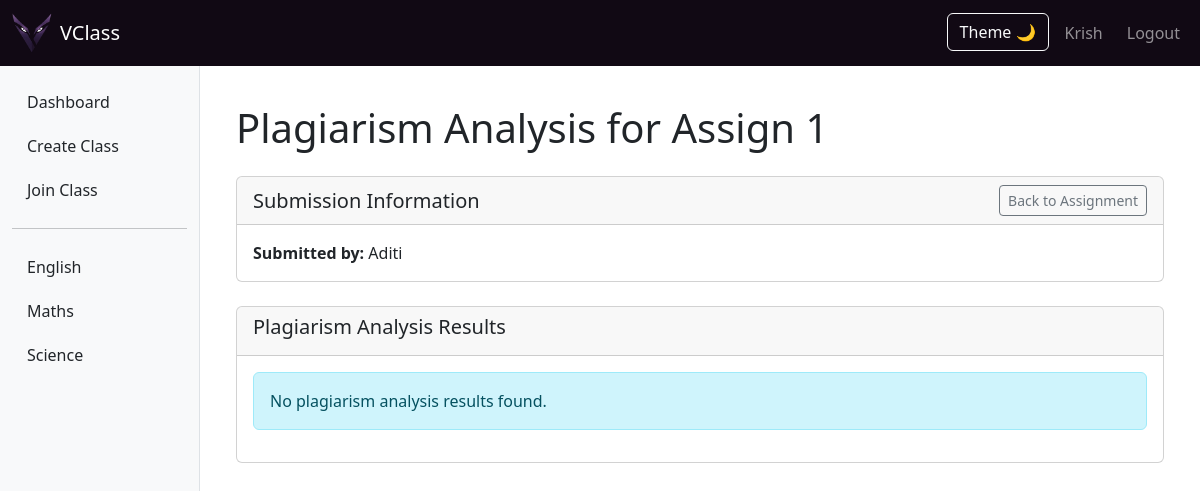
The app's page /submission/5/plagiarism (signed in) with its own data.
### app.py (models this page shows)
class Class(db.Model):
    id = db.Column(db.Integer, primary_key=True)
    title = db.Column(db.String(100), nullable=False)
    code = db.Column(db.String(10), nullable=False, unique=True)
    creator_id = db.Column(db.Integer, db.ForeignKey('user.id'), nullable=False)

class Assignment(db.Model):
    id = db.Column(db.Integer, primary_key=True)
    class_id = db.Column(db.Integer, db.ForeignKey('class.id'), nullable=False)
    title = db.Column(db.String(100), nullable=False)
    description = db.Column(db.Text, nullable=False)
    attachment = db.Column(db.String(200))
    due_date = db.Column(db.DateTime)
    created_at = db.Column(db.DateTime, default=datetime.utcnow)
    ideal_answer_attachment = db.Column(db.String(200), nullable=True)
    ideal_answer_text = db.Column(db.Text, nullable=True)
    ideal_answer_visible = db.Column(db.Boolean, default=False)

class User(db.Model):
    id = db.Column(db.Integer, primary_key=True)
    username = db.Column(db.String(80), unique=True, nullable=False)
    password = db.Column(db.String(200), nullable=False)
    mail=db.Column(db.String(100), unique=True, nullable=True)
    created_at = db.Column(db.DateTime, default=datetime.utcnow)

### app.py (the view, shortened to what this page needs)
@app.route('/submission/<int:submission_id>/plagiarism')
def view_plagiarism_results(submission_id):
    if 'user_id' not in session:
        return redirect(url_for('login'))
    submission = Submission.query.get_or_404(submission_id)
    assignment = Assignment.query.get_or_404(submission.assignment_id)
    class_obj = Class.query.get_or_404(assignment.class_id)
    enrollment = ClassEnrollment.query.filter_by(
        user_id=session['user_id'], class_id=class_obj.id
    ).first_or_404()
    if not enrollment.is_teacher and session['user_id'] != submission.user_id:
        flash('You are not authorized to view these results.')
        return redirect(url_for('dashboard'))
    plagiarism_results = PlagiarismResult.query.filter_by(submission_id=submission_id).all()
    compared_submissions = {}
    submitter = User.query.get(submission.user_id)
    compared_submissions[submission.id] = {
        'username': submitter.username,
        'submission_date': submission.submitted_at
    }
    return render_template('plagiarism_results.html',
                          submission=submission,
                          assignment=assignment,
                          class_obj=class_obj,
                          plagiarism_results=plagiarism_results,
                          compared_submissions=compared_submissions,
                          is_teacher=enrollment.is_teacher)

### app.py (called while the page is built)
@app.context_processor
def utility_processor():
    def get_user_classes():
        if 'user_id' in session:
            user_id = session['user_id']
            enrollments = ClassEnrollment.query.filter_by(user_id=user_id).all()
            class_data = []
            for enrollment in enrollments:
                class_obj = Class.query.get(enrollment.class_id)
                if class_obj:
                    class_obj.is_teacher = enrollment.is_teacher
                    class_data.append(class_obj)
            return class_data
        return []
    return {'get_user_classes': get_user_classes}

### templates/plagiarism_results.html (shortened to what this page needs)
{% extends 'base.html' %}
{% block content %}
<div class="container mt-4">
    <h1 class="mb-4">Plagiarism Analysis for {{ assignment.title }}</h1>
    <div class="row">
        <div class="col-md-12">
            <div class="card mb-4">
                <div class="card-header">
                    <div class="d-flex justify-content-between align-items-center">
                        <h5 class="card-title mb-0">Submission Information</h5>
                        <a href="{{ url_for('view_assignment', assignment_id=assignment.id) }}" class="btn btn-sm btn-outline-secondary">
                            Back to Assignment
                        </a>
                    </div>
                </div>
                <div class="card-body">
                    <p class="card-text"><strong>Submitted by:</strong> {% if is_teacher %}{{ compared_submissions[submission.id].username }}{% else %}You{% endif %}</p>
                </div>
            </div>
            <div class="card">
                <div class="card-header">
                    <h5 class="card-title">Plagiarism Analysis Results</h5>
                </div>
                <div class="card-body">
                    {% if plagiarism_results|length == 0 %}
                        <div class="alert alert-info">No plagiarism analysis results found.</div>
                    {% endif %}
                </div>
            </div>
        </div>
    </div>
</div>
{% endblock %}

### templates/base.html (shortened to what this page needs)
<!DOCTYPE html>
<html lang="en">
<head>
    <link href="https://cdn.jsdelivr.net/npm/bootstrap@5.3.0-alpha1/dist/css/bootstrap.min.css" rel="stylesheet">
</head>
<body>
    <nav class="navbar navbar-expand-lg navbar-dark bg-primary fixed-top" style="background-color: #110914;">
        <div class="container-fluid">
            <a class="navbar-brand d-flex align-items-center" href="{{ url_for('dashboard') if 'user_id' in session else url_for('index') }}">
                <img class="m-header__image m-header__image--pc me-2"
                     src="{{ url_for('static', filename='images/final.png') }}"
                     alt="VClass" style="height: 40px;">
                <span class="navbar-title">VClass</span>
            </a>
            <div class="collapse navbar-collapse" id="navbarNav">
                <ul class="navbar-nav ms-auto">
                    {% if 'user_id' in session %}
                    <li class="nav-item">
                        <button id="darkModeToggle" class="btn btn-outline-light ms-2">Theme 🌙</button>
                    </li>
                        <li class="nav-item">
                            <a class="btn btn-outline-light ms-2 nav-link" href="{{url_for('profile')}}">{{ session['username'] }}</a>
                        </li>
                        <li class="nav-item">
                            <a class="btn btn-outline-light ms-2 nav-link" href="{{ url_for('logout') }}">Logout</a>
                        </li>
                    {% endif %}
                </ul>
            </div>
        </div>
    </nav>
    {% if 'user_id' in session %}
        <div class="container-fluid">
            <div class="row">
                <div class="col-md-3 col-lg-2 d-md-block sidebar collapse">
                    <div class="position-sticky">
                        <ul class="nav flex-column">
                            <li class="nav-item">
                                <a class="nav-link" href="{{ url_for('dashboard') }}">Dashboard</a>
                            </li>
                            <li class="nav-item">
                                <a class="nav-link" href="{{ url_for('create_class') }}">Create Class</a>
                            </li>
                            <li class="nav-item">
                                <a class="nav-link" href="{{ url_for('join_class') }}">Join Class</a>
                            </li>
                            <li class="nav-item">
                                <hr>
                            </li>
                            {% set user_classes = get_user_classes() %}
                            {% if user_classes %}
                                {% for class in user_classes %}
                                    <li class="nav-item">
                                        <a class="nav-link" href="{{ url_for('view_class', class_id=class.id) }}">
                                            {{ class.title }}
                                        </a>
                                    </li>
                                {% endfor %}
                            {% endif %}
                        </ul>
                    </div>
                </div>
                <main class="col-md-9 ms-sm-auto col-lg-10 px-md-4 main-content">
                    {% block content %}{% endblock %}
                </main>
            </div>
        </div>
    {% endif %}
</body>
</html>

### templates/base.html (style rules this page uses)
:root { --bg-color: #ffffff; --text-color: #212529; --sidebar-bg: #f8f9fa; --sidebar-border: #dee2e6; --sidebar-hover: #e9ecef; }
body { padding-top: 60px; background-color: var(--bg-color); color: var(--text-color); transition: background-color 0.3s ease, color 0.3s ease; }
.sidebar { height: 100vh; position: fixed; top: 60px; left: 0; padding-top: 20px; background-color: var(--sidebar-bg); border-right: 1px solid var(--sidebar-border); overflow-y: auto; }
.sidebar a { padding: 10px 15px; text-decoration: none; display: block; color: var(--text-color); }
body { padding-top: 60px; }
.bg-primary { background-color: #110914 !important; }
.sidebar { height: 100vh; position: fixed; top: 60px; left: 0; padding-top: 20px; background-color: #f8f9fa; border-right: 1px solid #dee2e6; overflow-y: auto; }
.sidebar a { padding: 10px 15px; text-decoration: none; display: block; color: #212529; }
.main-content { margin-left: 250px; padding: 20px; }

### records on screen
Class: title "English"
Class: title "Maths"
Class: title "Science"
Assignment: title "Assign 1"
User: username "Aditi"

### other values on screen
{{ session['username'] }} "Krish"
